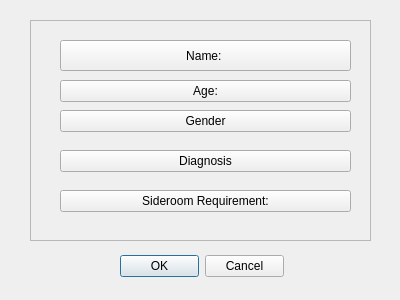
<?xml version="1.0" encoding="UTF-8"?>
<ui version="4.0">
 <class>Form</class>
 <widget class="QWidget" name="Form">
  <property name="geometry">
   <rect>
    <x>0</x>
    <y>0</y>
    <width>400</width>
    <height>300</height>
   </rect>
  </property>
  <property name="windowTitle">
   <string>Form</string>
  </property>
  <widget class="QFrame" name="frame">
   <property name="geometry">
    <rect>
     <x>30</x>
     <y>20</y>
     <width>341</width>
     <height>221</height>
    </rect>
   </property>
   <property name="frameShape">
    <enum>QFrame::StyledPanel</enum>
   </property>
   <property name="frameShadow">
    <enum>QFrame::Raised</enum>
   </property>
   <widget class="QToolButton" name="toolButton">
    <property name="geometry">
     <rect>
      <x>30</x>
      <y>20</y>
      <width>291</width>
      <height>31</height>
     </rect>
    </property>
    <property name="text">
     <string>Name: </string>
    </property>
   </widget>
   <widget class="QToolButton" name="toolButton_2">
    <property name="geometry">
     <rect>
      <x>30</x>
      <y>60</y>
      <width>291</width>
      <height>22</height>
     </rect>
    </property>
    <property name="text">
     <string>Age:</string>
    </property>
   </widget>
   <widget class="QToolButton" name="toolButton_3">
    <property name="geometry">
     <rect>
      <x>30</x>
      <y>90</y>
      <width>291</width>
      <height>22</height>
     </rect>
    </property>
    <property name="text">
     <string>Gender</string>
    </property>
   </widget>
   <widget class="QToolButton" name="toolButton_4">
    <property name="geometry">
     <rect>
      <x>30</x>
      <y>130</y>
      <width>291</width>
      <height>22</height>
     </rect>
    </property>
    <property name="text">
     <string>Diagnosis</string>
    </property>
   </widget>
   <widget class="QToolButton" name="toolButton_5">
    <property name="geometry">
     <rect>
      <x>30</x>
      <y>170</y>
      <width>291</width>
      <height>22</height>
     </rect>
    </property>
    <property name="text">
     <string>Sideroom Requirement:</string>
    </property>
   </widget>
  </widget>
  <widget class="QDialogButtonBox" name="buttonBox">
   <property name="geometry">
    <rect>
     <x>120</x>
     <y>250</y>
     <width>164</width>
     <height>32</height>
    </rect>
   </property>
   <property name="standardButtons">
    <set>QDialogButtonBox::Cancel|QDialogButtonBox::Ok</set>
   </property>
  </widget>
 </widget>
 <resources/>
 <connections/>
</ui>
